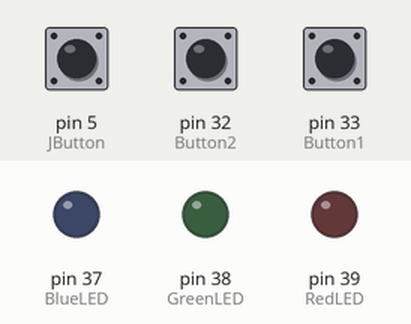
Bench run of a sketch on a simulated Arduino Mega 2560, built with avr-gcc and run on an emulated ATmega2560. Parts: output pins drawn as LEDs (lit = HIGH). The test bench sets the inputs (shaded band); at power-on: pin 5 (JButton) HIGH, pin 32 (Button2) HIGH, pin 33 (Button1) HIGH.

Above: at 1.2 s.
1.3 s: pin 5 (JButton) pulled LOW for 0.15 s
At 1.37 s:
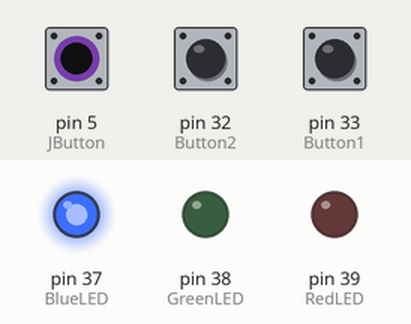
2.9 s: pin 32 (Button2) pulled LOW for 0.15 s
At 2.97 s:
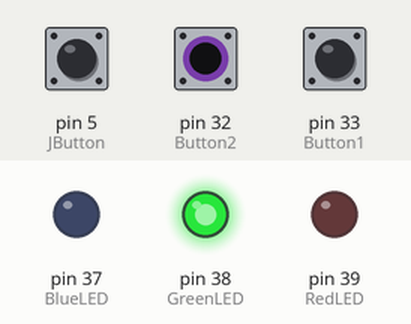
4.5 s: pin 33 (Button1) pulled LOW for 0.15 s
At 4.57 s:
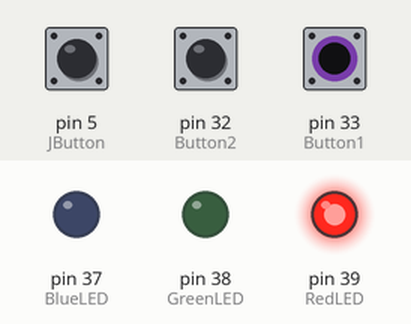
6.1 s: pin 33 (Button1) pulled LOW for 3.2 s
At 10.5 s:
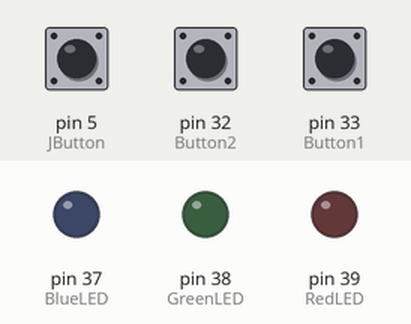
10.8 s: pin 5 (JButton) pulled LOW for 3.2 s
At 11.6 s:
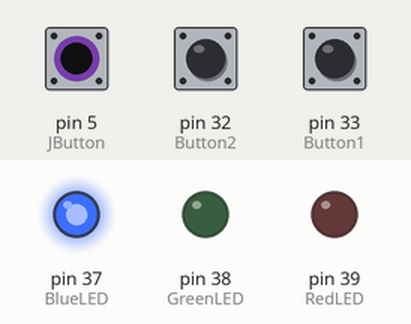
15.5 s: pin 5 (JButton) driven LOW and pin 32 (Button2) driven LOW
At 16.4 s:
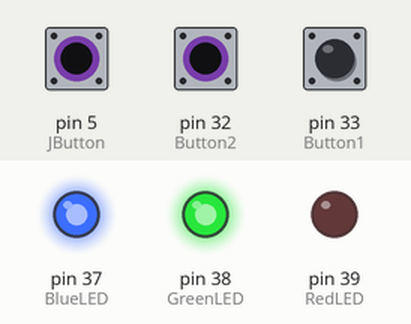
Timing chart, 0 to 18.0 s (numbered marks = the images above; inputs shaded):
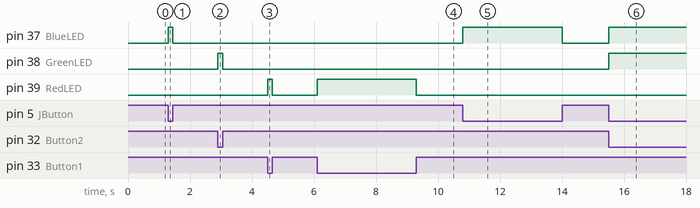

The sketch:

Lab2_2d.ino
```cpp
/*
  Resolution for Lab 2, 2.d) for the
 Energia workshop with Educational Boosterpack Mk II by Luís Afonso

 Edited "button" example in Energia.
 Made in 19/12/2015 by Luís Afonso
 */


const int Button1 = 33;     // Button 1 on the boosterpack
const int RedLED =  39;      // the number of Red LED on the boosterpack

const int Button2 = 32;     // Button 2 on the boosterpack
const int GreenLED =  38;      // the number of Green LED on the boosterpack

const int JButton = 5;     // joystick Button on the boosterpack
const int BlueLED =  37;      // the number of Blue LED on the boosterpack

int Button1State = 0;         // variable for reading the pushbutton status
int Button2State = 0;
int JButtonState = 0;

void setup() {

  pinMode(RedLED, OUTPUT);
  pinMode(GreenLED, OUTPUT);
  pinMode(BlueLED, OUTPUT);

  pinMode(Button1, INPUT_PULLUP);
  pinMode(Button2, INPUT_PULLUP);
  pinMode(JButton, INPUT_PULLUP);
}

void loop(){
  Button1State = digitalRead(Button1);
  Button2State = digitalRead(Button2);
  JButtonState = digitalRead(JButton);

  if (Button1State == LOW)
    digitalWrite(RedLED, HIGH);
  else
    digitalWrite(RedLED, LOW);

  if (Button2State == LOW)
    digitalWrite(GreenLED, HIGH);
  else
    digitalWrite(GreenLED, LOW);

  if (JButtonState == LOW)
    digitalWrite(BlueLED, HIGH);
  else
    digitalWrite(BlueLED, LOW);
}
```

Measured:
- after the input at 1.3 s, pin 37 (BlueLED): LOW → HIGH at once, → LOW 0.15 s later
- after the input at 2.9 s, pin 38 (GreenLED): LOW → HIGH at once, → LOW 0.15 s later
- after the input at 4.5 s, pin 39 (RedLED): LOW → HIGH at once, → LOW 0.15 s later
- after the input at 6.1 s, pin 39 (RedLED): LOW → HIGH at once, → LOW 3.2 s later
- after the input at 10.8 s, pin 37 (BlueLED): LOW → HIGH at once, → LOW 3.2 s later
- after the input at 15.5 s, pin 37 (BlueLED), pin 38 (GreenLED): LOW → HIGH at once
